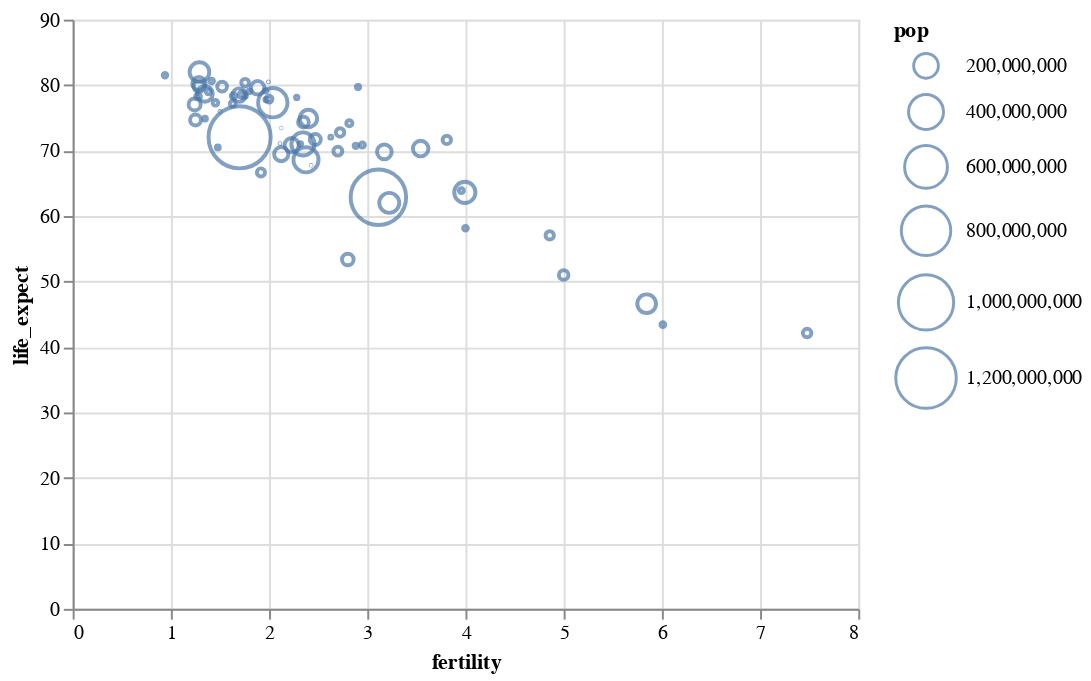

Source (notebook cell):
### Markdown cell above
- 어떤 상황에서는 기본적으로 지정되는 크기가 마음에 들지 않을 수 있다. 
  - 크기를 맞춤형으로 지정하려면,  
    `scale` 속성에 대하여 `range` 매개변수를  
    크기에 대한 최소값과 최대값의 배열로 지정할 수 있다. 
  - 아래에서는 점의 크기를 최소값은 0 픽셀로, 최대값은 1,000 픽셀로 지정하였다.

### Code cell
alt.Chart(data2000).mark_point().encode(
    alt.X('fertility:Q'),
    alt.Y('life_expect:Q'),
    alt.Size('pop:Q', scale=alt.Scale(range=[0, 1000]))
)

### Figure 1 — Vega-Lite specification as saved in the notebook (floating-point values rounded to 4 significant figures)
{"config": {"view": {"continuousWidth": 400, "continuousHeight": 300}}, "data": {"name": "data-fdeb0b749a6385830bd1445d39ad6ea0"}, "mark": "point", "encoding": {"size": {"type": "quantitative", "field": "pop", "scale": {"range": [0, 1000]}}, "x": {"type": "quantitative", "field": "fertility"}, "y": {"type": "quantitative", "field": "life_expect"}}, "$schema": "https://vega.github.io/schema/vega-lite/v4.8.1.json", "datasets": {"data-fdeb0b749a6385830bd1445d39ad6ea0": [{"year": 2000, "country": "Afghanistan", "cluster": 0, "pop": 23898198, "life_expect": 42.13, "fertility": 7.479}, {"year": 2000, "country": "Argentina", "cluster": 3, "pop": 37497728, "life_expect": 74.34, "fertility": 2.35}, {"year": 2000, "country": "Aruba", "cluster": 3, "pop": 69539, "life_expect": 73.45, "fertility": 2.124}, {"year": 2000, "country": "Australia", "cluster": 4, "pop": 19164620, "life_expect": 80.37, "fertility": 1.756}, {"year": 2000, "country": "Austria", "cluster": 1, "pop": 8113413, "life_expect": 78.98, "fertility": 1.382}, {"year": 2000, "country": "Bahamas", "cluster": 3, "pop": 290075, "life_expect": 71.07, "fertility": 2.111}, {"year": 2000, "country": "Bangladesh", "cluster": 0, "pop": 130406594, "life_expect": 62.01, "fertility": 3.224}, {"year": 2000, "country": "Barbados", "cluster": 3, "pop": 273483, "life_expect": 75.97, "fertility": 1.5}, {"year": 2000, "country": "Belgium", "cluster": 1, "pop": 10263618, "life_expect": 78.32, "fertility": 1.638}, {"year": 2000, "country": "Bolivia", "cluster": 3, "pop": 8152620, "life_expect": 63.88, "fertility": 3.958}, {"year": 2000, "country": "Brazil", "cluster": 3, "pop": 175552771, "life_expect": 71.01, "fertility": 2.345}, {"year": 2000, "country": "Canada", "cluster": 3, "pop": 31278097, "life_expect": 79.77, "fertility": 1.522}, {"year": 2000, "country": "Chile", "cluster": 3, "pop": 15153450, "life_expect": 77.86, "fertility": 2.0}, {"year": 2000, "country": "China", "cluster": 4, "pop": 1262645000, "life_expect": 72.03, "fertility": 1.7}, {"year": 2000, "country": "Colombia", "cluster": 3, "pop": 39685655, "life_expect": 71.68, "fertility": 2.47}, {"year": 2000, "country": "Costa Rica", "cluster": 3, "pop": 3710558, "life_expect": 78.12, "fertility": 2.281}, {"year": 2000, "country": "Croatia", "cluster": 1, "pop": 4410830, "life_expect": 74.88, "fertility": 1.348}, {"year": 2000, "country": "Cuba", "cluster": 3, "pop": 11134273, "life_expect": 77.16, "fertility": 1.63}, {"year": 2000, "country": "Dominican Republic", "cluster": 3, "pop": 8385828, "life_expect": 70.85, "fertility": 2.95}, {"year": 2000, "country": "Ecuador", "cluster": 3, "pop": 12505204, "life_expect": 74.17, "fertility": 2.817}, {"year": 2000, "country": "Egypt", "cluster": 5, "pop": 70492342, "life_expect": 69.81, "fertility": 3.174}, {"year": 2000, "country": "El Salvador", "cluster": 3, "pop": 6122515, "life_expect": 70.73, "fertility": 2.883}, {"year": 2000, "country": "Finland", "cluster": 1, "pop": 5168595, "life_expect": 78.37, "fertility": 1.754}, {"year": 2000, "country": "France", "cluster": 1, "pop": 59381628, "life_expect": 79.59, "fertility": 1.883}, {"year": 2000, "country": "Georgia", "cluster": 1, "pop": 4777209, "life_expect": 70.48, "fertility": 1.478}, {"year": 2000, "country": "Germany", "cluster": 1, "pop": 82187909, "life_expect": 78.67, "fertility": 1.346}, {"year": 2000, "country": "Greece", "cluster": 1, "pop": 10559110, "life_expect": 78.26, "fertility": 1.277}, {"year": 2000, "country": "Grenada", "cluster": 3, "pop": 89312, "life_expect": 67.75, "fertility": 2.429}, {"year": 2000, "country": "Haiti", "cluster": 3, "pop": 7306302, "life_expect": 58.14, "fertility": 4.0}, {"year": 2000, "country": "Hong Kong", "cluster": 4, "pop": 6658720, "life_expect": 81.5, "fertility": 0.94}, {"year": 2000, "country": "Iceland", "cluster": 1, "pop": 281043, "life_expect": 80.5, "fertility": 1.993}, {"year": 2000, "country": "India", "cluster": 0, "pop": 1007702000, "life_expect": 62.88, "fertility": 3.113}, {"year": 2000, "country": "Indonesia", "cluster": 4, "pop": 206265000, "life_expect": 68.59, "fertility": 2.376}, {"year": 2000, "country": "Iran", "cluster": 5, "pop": 65660289, "life_expect": 69.45, "fertility": 2.124}, {"year": 2000, "country": "Iraq", "cluster": 5, "pop": 22675617, "life_expect": 57.05, "fertility": 4.858}, {"year": 2000, "country": "Ireland", "cluster": 1, "pop": 3791690, "life_expect": 77.78, "fertility": 1.969}, {"year": 2000, "country": "Israel", "cluster": 5, "pop": 5842454, "life_expect": 79.7, "fertility": 2.906}, {"year": 2000, "country": "Italy", "cluster": 1, "pop": 57719337, "life_expect": 80.24, "fertility": 1.286}, {"year": 2000, "country": "Jamaica", "cluster": 3, "pop": 2615467, "life_expect": 72.05, "fertility": 2.628}, {"year": 2000, "country": "Japan", "cluster": 4, "pop": 126699784, "life_expect": 82.0, "fertility": 1.291}, {"year": 2000, "country": "Kenya", "cluster": 2, "pop": 29985839, "life_expect": 50.99, "fertility": 5.0}, {"year": 2000, "country": "South Korea", "cluster": 4, "pop": 21647682, "life_expect": 66.66, "fertility": 1.917}, {"year": 2000, "country": "North Korea", "cluster": 4, "pop": 47351083, "life_expect": 77.05, "fertility": 1.242}, {"year": 2000, "country": "Lebanon", "cluster": 5, "pop": 3578036, "life_expect": 71.03, "fertility": 2.319}, {"year": 2000, "country": "Mexico", "cluster": 3, "pop": 99926620, "life_expect": 74.9, "fertility": 2.401}, {"year": 2000, "country": "Netherlands", "cluster": 1, "pop": 15907853, "life_expect": 78.53, "fertility": 1.726}, {"year": 2000, "country": "New Zealand", "cluster": 4, "pop": 3819762, "life_expect": 79.11, "fertility": 1.964}, {"year": 2000, "country": "Nigeria", "cluster": 2, "pop": 114306700, "life_expect": 46.61, "fertility": 5.845}, {"year": 2000, "country": "Norway", "cluster": 1, "pop": 4492400, "life_expect": 79.05, "fertility": 1.801}, {"year": 2000, "country": "Pakistan", "cluster": 0, "pop": 146342958, "life_expect": 63.61, "fertility": 3.994}, {"year": 2000, "country": "Peru", "cluster": 3, "pop": 25979722, "life_expect": 69.91, "fertility": 2.7}, {"year": 2000, "country": "Philippines", "cluster": 4, "pop": 79739825, "life_expect": 70.3, "fertility": 3.544}, {"year": 2000, "country": "Poland", "cluster": 1, "pop": 38654164, "life_expect": 74.67, "fertility": 1.251}, {"year": 2000, "country": "Portugal", "cluster": 1, "pop": 10335597, "life_expect": 77.29, "fertility": 1.454}, {"year": 2000, "country": "Rwanda", "cluster": 2, "pop": 7507056, "life_expect": 43.41, "fertility": 6.01}, {"year": 2000, "country": "Saudi Arabia", "cluster": 5, "pop": 23153090, "life_expect": 71.63, "fertility": 3.81}, {"year": 2000, "country": "South Africa", "cluster": 2, "pop": 44066197, "life_expect": 53.37, "fertility": 2.802}, {"year": 2000, "country": "Spain", "cluster": 1, "pop": 40016081, "life_expect": 79.78, "fertility": 1.287}, {"year": 2000, "country": "Switzerland", "cluster": 1, "pop": 7266920, "life_expect": 80.62, "fertility": 1.415}, {"year": 2000, "country": "Turkey", "cluster": 1, "pop": 65666677, "life_expect": 70.84, "fertility": 2.23}, {"year": 2000, "country": "United Kingdom", "cluster": 1, "pop": 59522468, "life_expect": 78.47, "fertility": 1.695}, {"year": 2000, "country": "United States", "cluster": 3, "pop": 282338631, "life_expect": 77.31, "fertility": 2.038}, {"year": 2000, "country": "Venezuela", "cluster": 3, "pop": 23542649, "life_expect": 72.77, "fertility": 2.723}]}}
